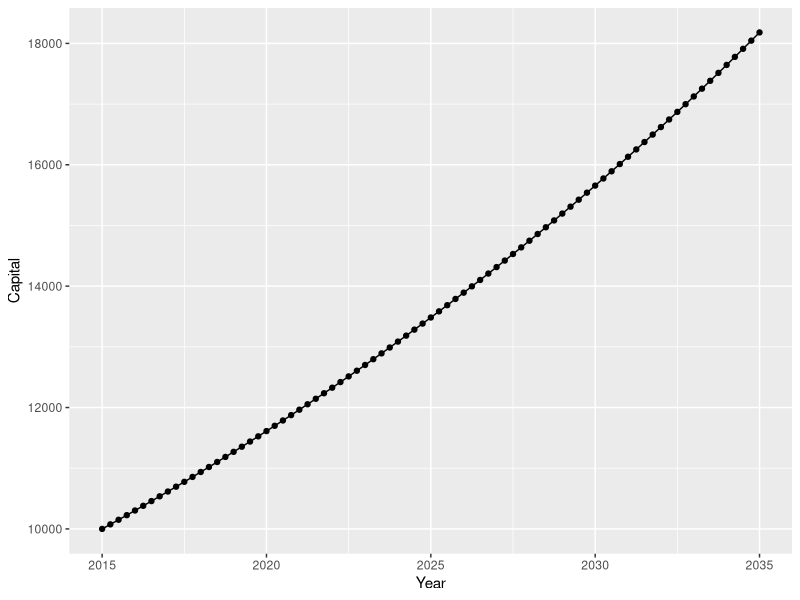
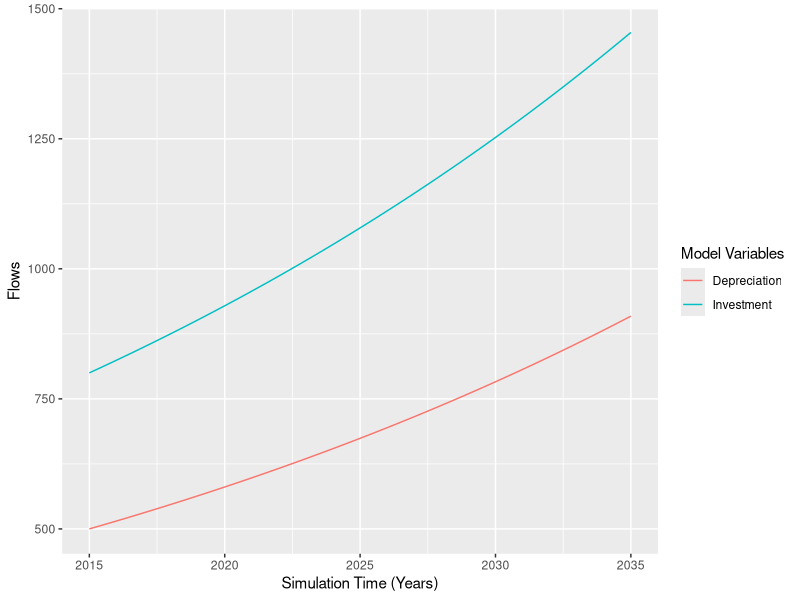

Generate these figures, in order, with R:
library(deSolve)  # include the deSolve library for odes
library(ggplot2)  # include ggplot for displaying graphs

# setup simulation start and finish times, and time step
START<-2015; FINISH<-2035; STEP<-0.25; 

# create a simulation time vector, needed by deSolve
simtime <- seq(START, FINISH, by=STEP)

# create model function that contains all the equations
# this function receives
#   (1) the current time (time)
#   (2) a vectors of stocks (stocks)
#   (3) the auxiliary parameters (auxs)

model <- function(time, stocks, auxs)
{
  # with(as.list) makes it easy to reference variables
  with(as.list(c(stocks, auxs)),{  
    # Calculate the flows
    fInvestment <- sCapital * aInvestmentFraction
    fDepreciation <- sCapital * aDepreciationFraction
    
    # Calculate the net flow
    dC_dt  <- fInvestment - fDepreciation
    
    # return calculations as a list,  
    # first value is a vector of net flows
    return (list(c(dC_dt),
                 Investment=fInvestment,
                 Depreciation=fDepreciation,
                 InvFraction=aInvestmentFraction,
                 DepFraction=aDepreciationFraction))   
  })
}

# create the vector of stocks and their initial values
stocks  <- c(sCapital=10000)

# create the vector of auxiliaries
auxs    <- c(aInvestmentFraction=0.08, 
             aDepreciationFraction=0.05)

# call the function ode, results returned as a data frame
o<-data.frame(ode(y=stocks, simtime, func = model, 
                  parms=auxs, method="euler"))

# plot the results
qplot(data=o,x=o$time,y=o$sCapital,
      geom=c("line","point"),xlab="Year",ylab="Capital")




ggplot() + 
  geom_line(data = o, aes(x = time, y = Investment, color = "Investment")) +
  geom_line(data = o, aes(x = time, y = Depreciation, color = "Depreciation")) +
  xlab('Simulation Time (Years)') +
  labs(color="Model Variables")+
  ylab('Flows')
